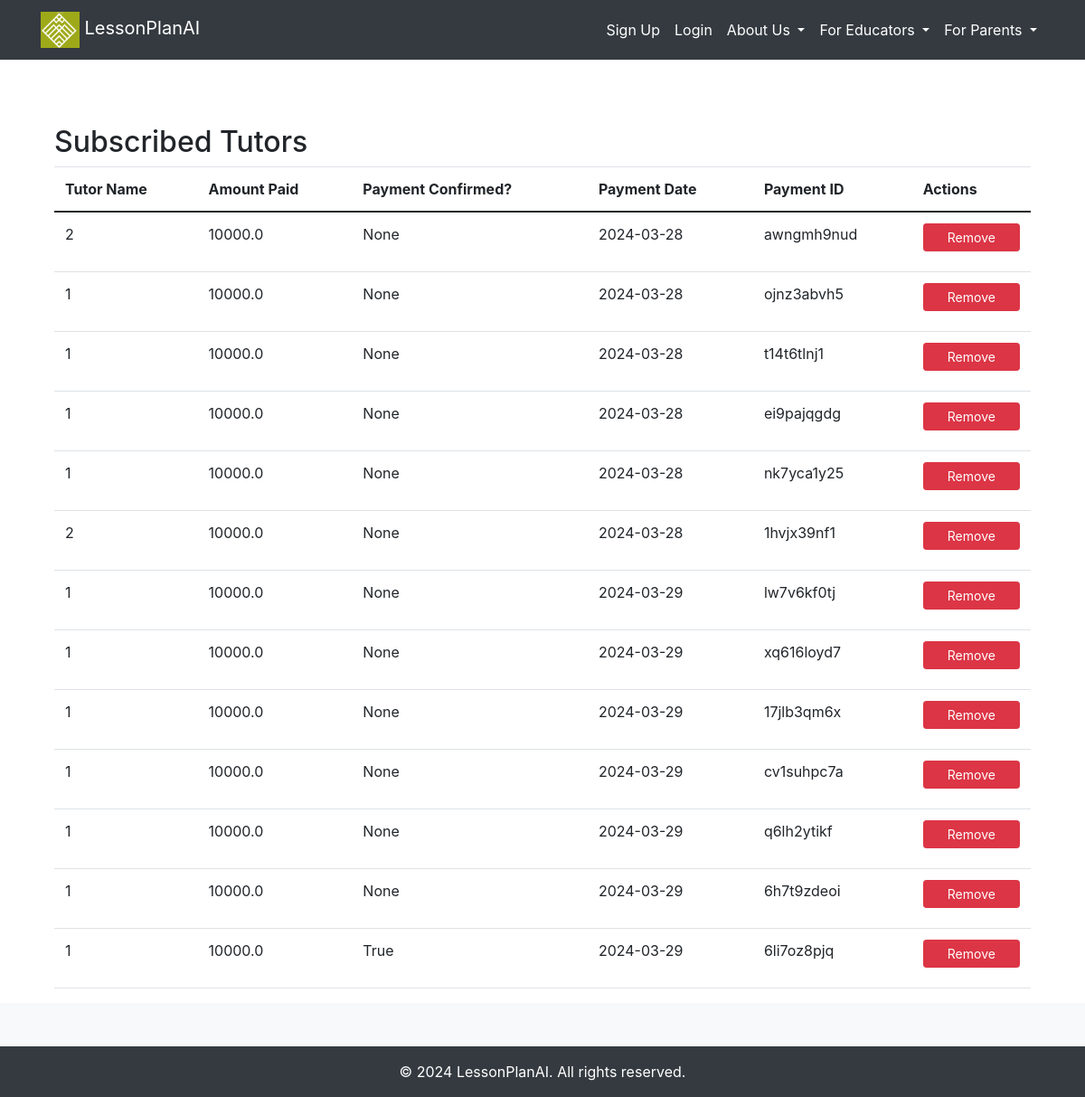
The app's page /subscribed-tutors, older data.
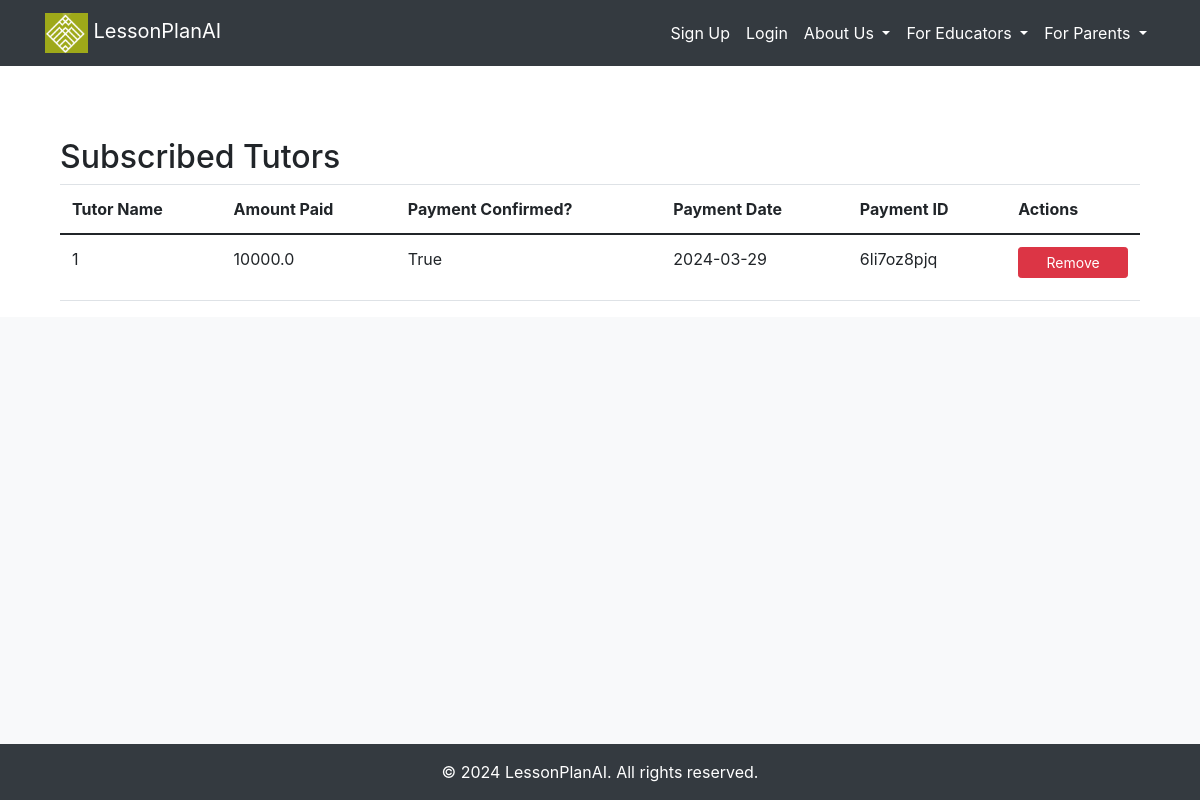
The same page, newer data.
### src/accounts/models.py (models this page shows, shortened)
class TutorFeePayment(db.Model):
    __tablename__ = "tutorfeepayment"
    id = db.Column(db.Integer, primary_key=True)
    tutor_id = db.Column(db.Integer, db.ForeignKey('tutor.id'), nullable=False)
    amount = db.Column(db.Float, nullable=False)
    paid = db.Column(db.Boolean, default=False)
    payment_date = db.Column(db.Date, nullable=False)
    paystack_tutorfeepayment_id = db.Column(db.String(50), nullable=False)
    tutor = db.relationship('Tutor', back_populates='fee_payments')

### src/core/views.py (the view)
@core_bp.route('/subscribed-tutors')
def subscribed_tutors():
    tutor_fee_payments = TutorFeePayment.query.all()
    return render_template('accounts/subscribed_tutors.html', tutor_fee_payments=tutor_fee_payments)

### src/templates/accounts/subscribed_tutors.html
{% extends "_base.html" %}
{% block content %}
<div class="container mt-5">
    <h2>Subscribed Tutors</h2>
    <table class="table">
        <thead>
            <tr>
                <th>Tutor Name</th>
                <th>Amount Paid</th>
                <th>Payment Confirmed?</th>
                <th>Payment Date</th>
                <th>Payment ID</th>
                <th>Actions</th>
            </tr>
        </thead>
        <tbody>
            {% for payment in tutor_fee_payments %}
            <tr>
                <td>{{ payment.tutor_id }}</td>
                <td>{{ payment.amount }}</td>
                <td>{{ payment.paid }}</td>
                <td>{{ payment.payment_date.strftime('%Y-%m-%d') }}</td>
                <td>{{ payment.paystack_tutorfeepayment_id }}</td>
                <td>
                    <a href="{{ url_for('core.delete_tutor_fee_payment', payment_id=payment.id) }}" class="btn btn-danger btn-sm">Remove</a>
                </td>
            </tr>
            {% endfor %}
        </tbody>
    </table>
</div>
{% endblock %}

### src/templates/_base.html (shortened to what this page needs)
<!DOCTYPE html>
<html>
<head>
    <link href="https://maxcdn.bootstrapcdn.com/bootstrap/4.5.2/css/bootstrap.min.css" rel="stylesheet">
    <link rel="stylesheet" type="text/css" href="/static/styles.css">
    <link href="https://stackpath.bootstrapcdn.com/bootstrap/4.3.1/css/bootstrap.min.css" rel="stylesheet">
    <link href="https://stackpath.bootstrapcdn.com/bootstrap/5.1.0/css/bootstrap.min.css" rel="stylesheet">
    <link rel="stylesheet" href="https://cdnjs.cloudflare.com/ajax/libs/font-awesome/6.1.1/css/all.min.css">
</head>
<body>
    {% include 'navigation.html' %}
    <div class="container mt-4">
        <div>
            {% block content %}
            {% endblock %}
        </div>
    </div>
    <div id="social-media" class="bg-light py-4">
    </div>
    <footer class="bg-dark text-white py-3">
        <div class="container text-center">
            &copy; 2024 LessonPlanAI. All rights reserved.
        </div>
    </footer>
    <link rel="stylesheet" href="https://stackpath.bootstrapcdn.com/bootstrap/4.5.2/css/bootstrap.min.css">
</body>
</html>

### src/templates/navigation.html (shortened to what this page needs)
<header>
  <nav class="navbar navbar-expand-lg navbar-dark bg-dark">
      <div class="container">
          <a class="navbar-brand" href="{{ url_for('core.home') }}">
              <img src="{{ url_for('static', filename='images/fav.png') }}" alt="Logo" class="img-fluid" style="height: 40px;">
              LessonPlanAI
          </a>
          <div class="collapse navbar-collapse" id="navbarResponsive">
              <ul class="navbar-nav ml-auto">
            {% if not current_user.is_authenticated %}
            <li class="nav-item">
              <a class="nav-link" href="{{ url_for('accounts.register') }}">Sign Up</a>
            </li>
            <li class="nav-item">
              <a class="nav-link" href="{{ url_for('accounts.login') }}">Login</a>
            </li>
            {% endif %}
          <li class="nav-item dropdown">
            <a class="nav-link dropdown-toggle" href="#" id="navbarDropdownMenuLink" role="button" data-toggle="dropdown" aria-haspopup="true" aria-expanded="false">
                About Us
            </a>
        </li>
              <li class="nav-item dropdown">
                <a class="nav-link dropdown-toggle" href="#" id="navbarDropdownMenuLink" role="button" data-toggle="dropdown" aria-haspopup="true" aria-expanded="false">
                    For Educators
                </a>
            </li>
            <li class="nav-item dropdown">
              <a class="nav-link dropdown-toggle" href="#" id="navbarDropdownMenuLink" role="button" data-toggle="dropdown" aria-haspopup="true" aria-expanded="false">
                  For Parents
              </a>
          </li>
          </ul>
        </div>
      </div>
  </header>

### src/static/styles.css (style rules this page uses)
a { text-decoration: none; }
body { display: flex; flex-direction: column; min-height: 100vh; }
#social-media { flex: 1 0 auto; }
footer { flex-shrink: 0; }
.navbar-nav .nav-link { color: white !important; }
.navbar-nav { margin-bottom: 0; }
.navbar { padding-top: 0; padding-bottom: 20px; }
table { width: 100%; border-collapse: collapse; }
th, td { border: 1px solid black; padding: 8px; text-align: left; }
.btn { width: 100%; margin-bottom: 10px; }

Row changes from the older to the newer data that the page shows:
removed TutorFeePayment: tutor_id "2", amount "10000.0", paid "None", payment_date "2024-03-28", paystack_tutorfeepayment_id "awngmh9nud"
removed TutorFeePayment: tutor_id "1", amount "10000.0", paid "None", payment_date "2024-03-28", paystack_tutorfeepayment_id "ojnz3abvh5"
removed TutorFeePayment: tutor_id "1", amount "10000.0", paid "None", payment_date "2024-03-28", paystack_tutorfeepayment_id "t14t6tlnj1"
removed TutorFeePayment: tutor_id "1", amount "10000.0", paid "None", payment_date "2024-03-28", paystack_tutorfeepayment_id "ei9pajqgdg"
removed TutorFeePayment: tutor_id "1", amount "10000.0", paid "None", payment_date "2024-03-28", paystack_tutorfeepayment_id "nk7yca1y25"
removed TutorFeePayment: tutor_id "2", amount "10000.0", paid "None", payment_date "2024-03-28", paystack_tutorfeepayment_id "1hvjx39nf1"
removed TutorFeePayment: tutor_id "1", amount "10000.0", paid "None", payment_date "2024-03-29", paystack_tutorfeepayment_id "lw7v6kf0tj"
removed TutorFeePayment: tutor_id "1", amount "10000.0", paid "None", payment_date "2024-03-29", paystack_tutorfeepayment_id "xq616loyd7"
removed TutorFeePayment: tutor_id "1", amount "10000.0", paid "None", payment_date "2024-03-29", paystack_tutorfeepayment_id "17jlb3qm6x"
removed TutorFeePayment: tutor_id "1", amount "10000.0", paid "None", payment_date "2024-03-29", paystack_tutorfeepayment_id "cv1suhpc7a"
removed TutorFeePayment: tutor_id "1", amount "10000.0", paid "None", payment_date "2024-03-29", paystack_tutorfeepayment_id "q6lh2ytikf"
removed TutorFeePayment: tutor_id "1", amount "10000.0", paid "None", payment_date "2024-03-29", paystack_tutorfeepayment_id "6h7t9zdeoi"
